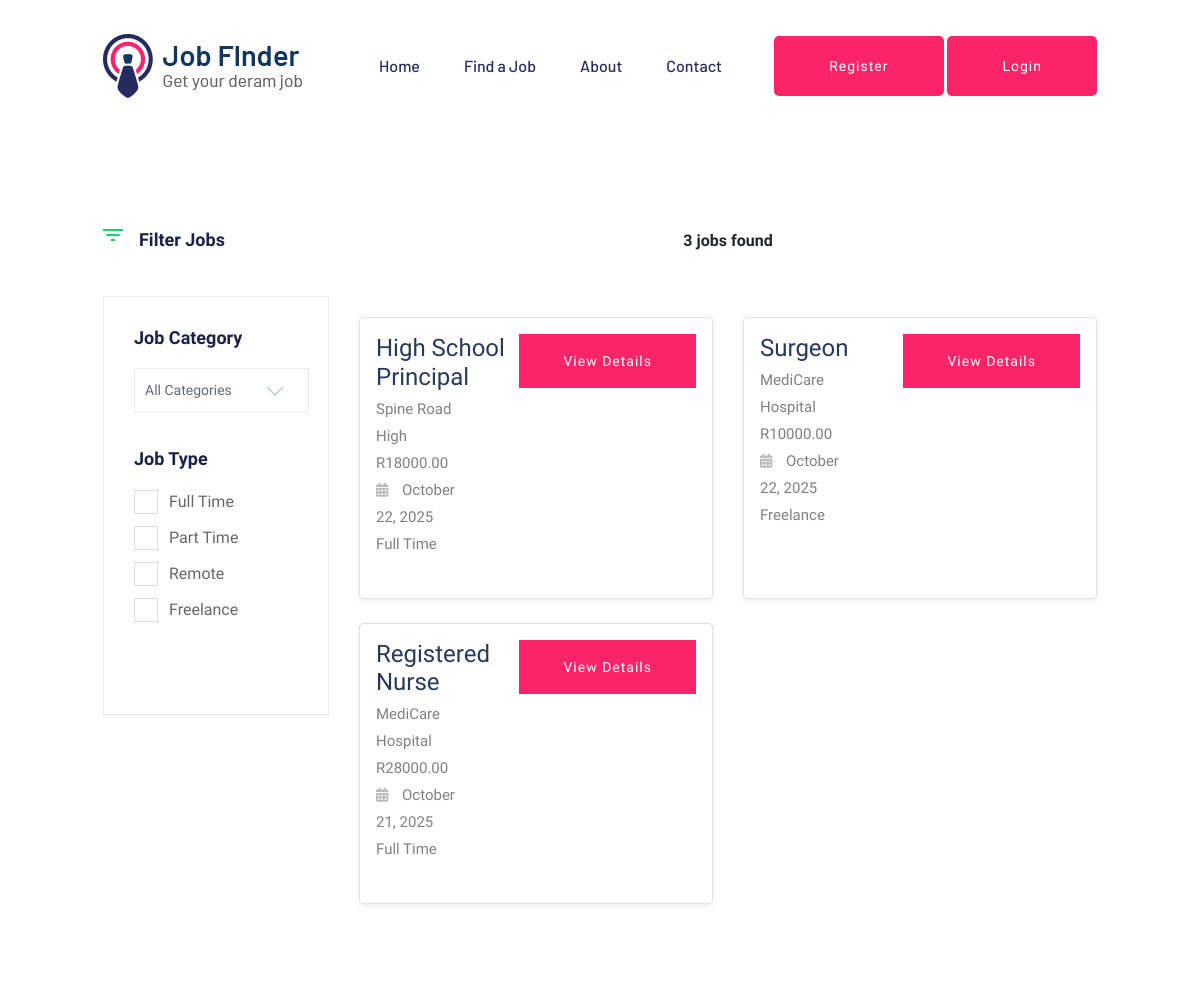
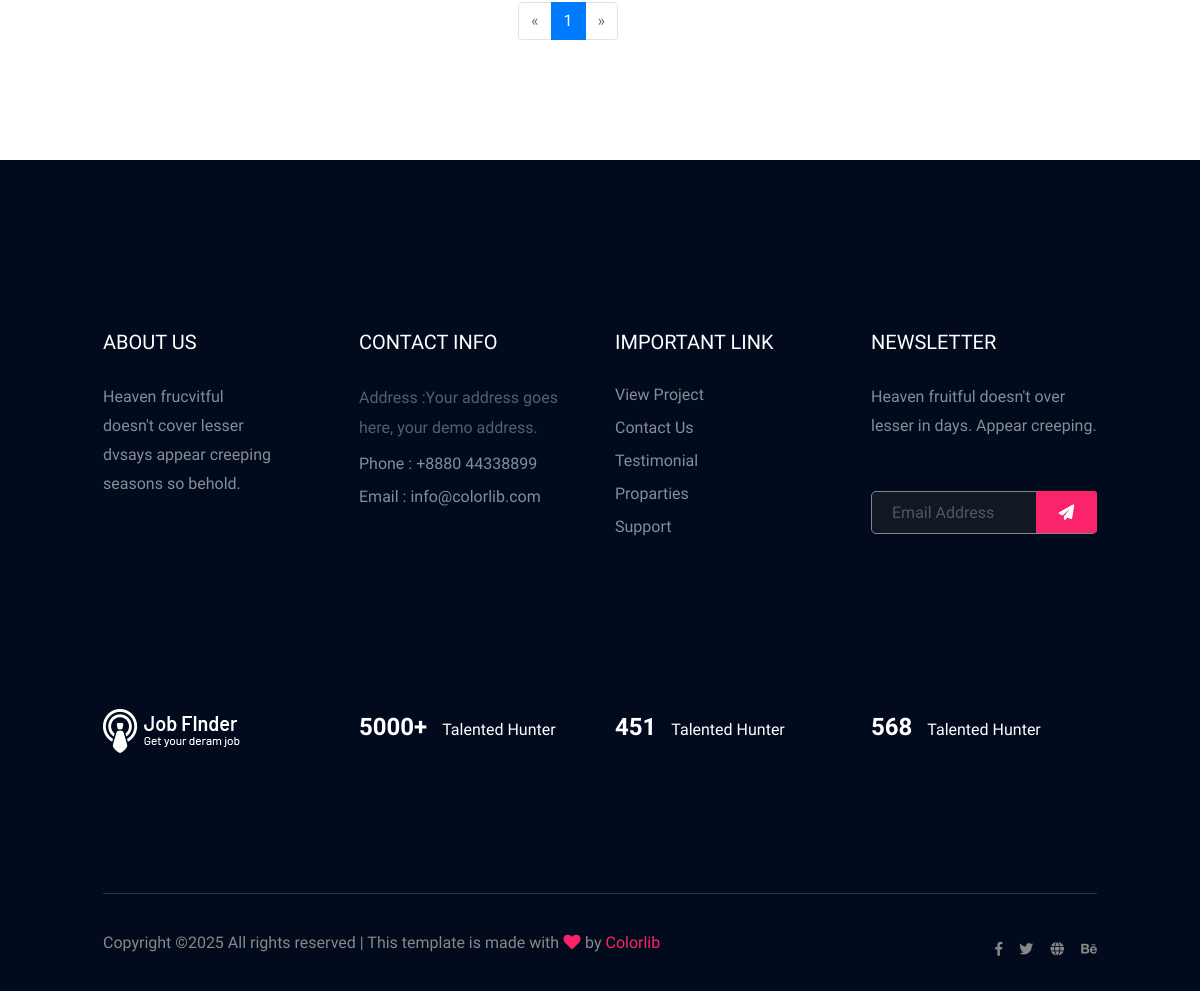
/jobs_and_applications/jobs/, run on the app's committed database (2 pictures, top to bottom).
### Dashboard/models.py (models this page shows, shortened)
class Job(models.Model):
    JOB_CATEGORIES = [
    ('Healthcare','Healthcare'),
    ('Education','Education'),
    ('IT & Software','IT & Software'),
]
    JOB_NATURE_CHOICES = [
        ('Full Time','Full Time'),
        ('Part Time','Part Time'),
        ('Remote','Remote'),
        ('Freelance','Freelance'),
    ]
    category = models.CharField(max_length=50, choices=JOB_CATEGORIES, blank=True, null=True)
    job_position = models.CharField(max_length=255)
    description = models.TextField(max_length=600)
    salary = models.DecimalField(max_digits=10, decimal_places=2)
    date_posted = models.DateField(auto_now_add=True)
    company_name = models.CharField(max_length=255)
    city_location = models.CharField(max_length=255, blank=True, null=True)
    vacancy = models.PositiveIntegerField(default=1)
    job_nature = models.CharField(max_length=20,choices=JOB_NATURE_CHOICES, blank=True, null=True)
    application_deadline = models.DateField(blank=True, null=True)
    company_description = models.TextField(blank=True, null=True)
    website = models.URLField(blank=True, null=True)
    company_email = models.EmailField(blank=True, null=True)
    skills = models.TextField(blank=True, null=True, help_text ="Comma-seperated list of skills")
    experience = models.TextField(blank=True, null=True, help_text ="Comma-seperated list of skills")
    posted_by = models.ForeignKey(User, on_delete=models.CASCADE,  blank=True, null=True)
    is_filled = models.BooleanField(default=False)

### Dashboard/views.py (the view)
# urls.py: path('jobs/', views.job_listings, name='job_listings'),
def job_listings(request):
    selected_category = request.GET.get('category', '')
    selected_job_types = request.GET.getlist('job_type')
    jobs = Job.objects.filter(is_filled=False).order_by('-date_posted')
    if selected_category:
        jobs = jobs.filter(category=selected_category)
    if selected_job_types:
        jobs = jobs.filter(job_nature__in=selected_job_types)
    paginator = Paginator(jobs, 6)
    page_number = request.GET.get('page')
    page_obj = paginator.get_page(page_number)
    categories = [cat[0] for cat in Job.JOB_CATEGORIES]
    context = {
        'page_obj': page_obj,
        'categories': categories,
        'selected_category': selected_category,
        'selected_job_types': selected_job_types,
    }
    return render(request, 'dashboard/job_listings.html', context)

### Dashboard/templates/dashboard/job_listings.html (shortened to what this page needs)
{% extends 'base.html' %}
{% block content %}
<div class="job-listing-area pt-120 pb-120">
    <div class="container">
        <div class="row">
            <div class="col-xl-3 col-lg-3 col-md-4">
                <div class="row">
                    <div class="col-12">
                        <div class="small-section-tittle2 mb-45">
                            <div class="ion">
                            </div>
                            <h4>Filter Jobs</h4>
                        </div>
                    </div>
                </div>
                <div class="job-category-listing mb-50">
                    <form action="{% url 'dashboard:job_listings' %}" method="get">
                        <div class="single-listing">
                            <div class="small-section-tittle2">
                                <h4>Job Category</h4>
                            </div>
                            <div class="select-Categories pt-20 pb-50">
                                <div class="small-section-tittle2">
                                    <h4>Job Type</h4>
                                </div>
                                <label class="container">Full Time
                                    <span class="checkmark"></span>
                                </label>
                                <label class="container">Part Time
                                    <span class="checkmark"></span>
                                </label>
                                <label class="container">Remote
                                    <span class="checkmark"></span>
                                </label>
                                <label class="container">Freelance
                                    <span class="checkmark"></span>
                                </label>
                            </div>
                        </div>
                    </form>
                </div>
            </div>
            <div class="col-xl-9 col-lg-9 col-md-8">
                <div class="row justify-content-center mb-16 ">
                    <div class="col-lg-8 text-center font-semibold">
                        <span>{{ page_obj.paginator.count }} jobs found</span>
                    </div>
                </div>
                <div class="row g-4 align-items-stretch">
                    {% if page_obj %}
                    {% for job in page_obj %}
                    <div class="col-lg-6 col-md-12">
                        <div class="single-job-items mb-4 p-3 border rounded shadow-sm d-flex flex-column h-100">
                            <div class="d-flex justify-content-between align-items-start flex-grow-1">
                                <div class="job-tittle">
                                    <a href="{% url 'item:detail' job.id %}">
                                        <h4 class="mb-1">{{ job.job_position }}</h4>
                                    </a>
                                    <ul class="list-inline mb-0 small text-muted">
                                        <li class="list-inline-item">{{ job.company_name }}</li>
                                        {% if job.salary %}
                                        <li class="list-inline-item">R{{ job.salary }}</li>
                                        {% endif %}
                                        <li class="list-inline-item"><i class="fas fa-calendar-alt"></i> {{ job.date_posted|date:"F j, Y" }}</li>
                                        <li class="list-inline-item">{{ job.job_nature }}</li>
                                    </ul>
                                </div>
                                <div class="ms-auto text-end mt-3 mt-md-0">
                                    <a href="{% url 'item:detail' job.id %}" class="btn btn-primary btn-sm">View
                                        Details</a>
                                </div>
                            </div>
                        </div>
                    </div>
                    {% endfor %}
                    {% else %}
                    <div class="text-center mt-5">
                        <p>No jobs found.</p>
                    </div>
                    {% endif %}
                </div>
                <div class="row">
                    <div class="col-12 d-flex justify-content-center mt-20">
                        <nav class="me-80">
                            <ul class="pagination">
                                {% if page_obj.has_previous %}
                                <li class="page-item">
                                    <a class="page-link" href="?page={{ page_obj.previous_page_number }}"
                                        aria-label="Previous">
                                        <span aria-hidden="true">&laquo;</span>
                                    </a>
                                </li>
                                {% else %}
                                <li class="page-item disabled">
                                    <span class="page-link">&laquo;</span>
                                </li>
                                {% endif %}
                                {% for num in page_obj.paginator.page_range %}
                                {% if page_obj.number == num %}
                                <li class="page-item active"><span class="page-link">{{ num }}</span></li>
                                {% elif num > page_obj.number|add:'-3' and num < page_obj.number|add:'3' %} <li
                                    class="page-item"><a class="page-link" href="?page={{ num }}">{{ num }}</a></li>
                                    {% endif %}
                                    {% endfor %}
                                    {% if page_obj.has_next %}
                                    <li class="page-item">
                                        <a class="page-link" href="?page={{ page_obj.next_page_number }}"
                                            aria-label="Next">
                                            <span aria-hidden="true">&raquo;</span>
                                        </a>
                                    </li>
                                    {% else %}
                                    <li class="page-item disabled">
                                        <span class="page-link">&raquo;</span>
                                    </li>
                                    {% endif %}
                            </ul>
                        </nav>
                    </div>
                </div>
            </div>
        </div>
    </div>
</div>
{% endblock %}

### data on the page
Job: job_position "High School Principal", company_name "Spine Road High", salary "18000.00", date_posted "October 22, 2025", job_nature "Full Time"
Job: job_position "Surgeon", company_name "MediCare Hospital", salary "10000.00", date_posted "October 22, 2025", job_nature "Freelance"
Job: job_position "Registered Nurse", company_name "MediCare Hospital", salary "28000.00", date_posted "October 21, 2025", job_nature "Full Time"

### other printed values
{{ page_obj.paginator.count }} "3"
{{ num }} "1"
